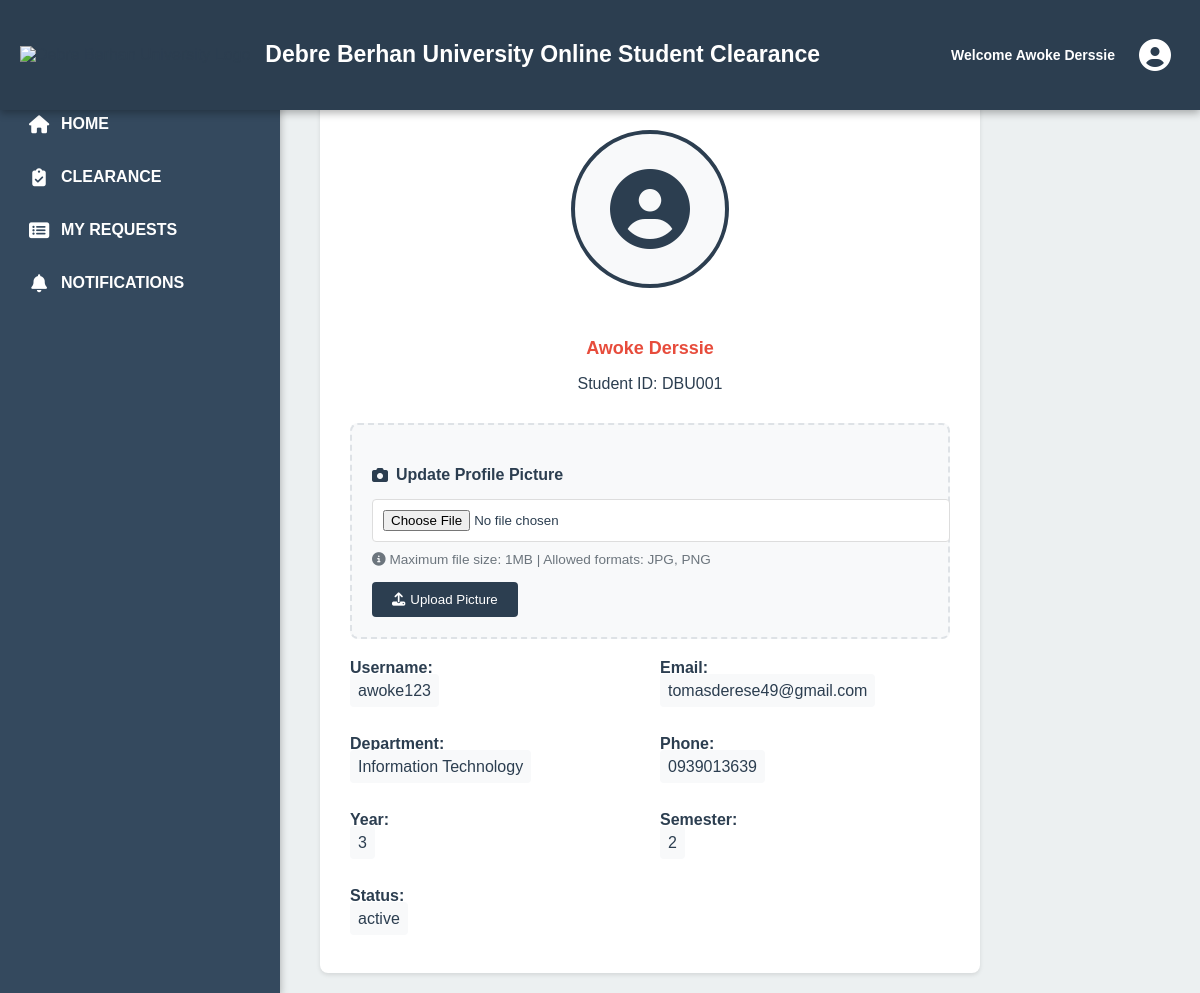
The page /profile.php (signed in) on the database its author committed.
### tables this page shows
CREATE TABLE `student` (
  `id` int(11) NOT NULL,
  `student_id` varchar(11) NOT NULL,
  `name` varchar(50) NOT NULL,
  `last_name` varchar(50) NOT NULL,
  `phone` char(10) NOT NULL,
  `email` varchar(100) NOT NULL,
  `department` varchar(100) NOT NULL,
  `username` varchar(50) NOT NULL,
  `password` varchar(255) NOT NULL,
  `year` varchar(20) DEFAULT '1st Year',
  `semester` varchar(10) NOT NULL DEFAULT '1',
  `profile_picture` varchar(255) DEFAULT NULL,
  `status` enum('active','inactive') DEFAULT 'active',
  `reset_code` varchar(10) DEFAULT NULL,
  `reset_code_expires` datetime DEFAULT NULL
);

### profile.php (the view, shortened to what this page needs)
<?php
include 'includes/menu.php';
$stmt = $conn->prepare("SELECT * FROM student WHERE student_id = ?");
$stmt->bind_param("s", $_SESSION['student_id']);
$stmt->execute();
$result = $stmt->get_result();
$student = $result->fetch_assoc();
?>
<div class="main-content">
    <div class="profile-container">
        <div class="profile-header">
            <div class="profile-picture-container">
                <?php if (!empty($student['profile_picture'])): ?>
                    <img src="<?= htmlspecialchars($student['profile_picture']) ?>"
                         alt="Profile Picture"
                         class="profile-picture-large">
                    <div class="profile-picture-overlay" onclick="document.getElementById('profilePictureInput').click()">
                        <i class="fas fa-camera"></i>
                    </div>
                <?php else: ?>
                    <div style="width: 150px; height: 150px; border-radius: 50%; background: #f8f9fa; border: 4px solid var(--primary-color); display: flex; align-items: center; justify-content: center; margin: 0 auto 15px;">
                        <i class="fas fa-user-circle" style="font-size: 80px; color: var(--primary-color);"></i>
                    </div>
                <?php endif; ?>
            </div>
            <h2><?= htmlspecialchars($student['name'] . ' ' . $student['last_name']) ?></h2>
            <p>Student ID: <?= htmlspecialchars($student['student_id']) ?></p>
        </div>
        <div class="upload-form">
            <h4><i class="fas fa-camera"></i> Update Profile Picture</h4>
            <form method="POST" enctype="multipart/form-data" id="uploadForm">
                <div class="file-input-wrapper">
                    <input type="file" name="profile_picture" id="profilePictureInput"
                           accept=".jpg,.jpeg,.png" required>
                </div>
                <div class="upload-hint">
                    <i class="fas fa-info-circle"></i>
                    Maximum file size: 1MB | Allowed formats: JPG, PNG
                </div>
                <div class="upload-actions">
                    <button type="submit" class="btn btn-primary">
                        <i class="fas fa-upload"></i> Upload Picture
                    </button>
                </div>
            </form>
        </div>
        <div class="profile-info">
            <div class="info-group">
                <span class="info-label">Username:</span>
                <span class="info-value"><?= htmlspecialchars($student['username']) ?></span>
            </div>
            <div class="info-group">
                <span class="info-label">Email:</span>
                <span class="info-value"><?= htmlspecialchars($student['email']) ?></span>
            </div>
            <div class="info-group">
                <span class="info-label">Department:</span>
                <span class="info-value"><?= htmlspecialchars($student['department']) ?></span>
            </div>
            <div class="info-group">
                <span class="info-label">Phone:</span>
                <span class="info-value"><?= htmlspecialchars($student['phone']) ?></span>
            </div>
            <div class="info-group">
                <span class="info-label">Year:</span>
                <span class="info-value"><?= htmlspecialchars($student['year']) ?></span>
            </div>
            <div class="info-group">
                <span class="info-label">Semester:</span>
                <span class="info-value"><?= htmlspecialchars($student['semester']) ?></span>
            </div>
            <div class="info-group">
                <span class="info-label">Status:</span>
                <span class="info-value"><?= htmlspecialchars($student['status']) ?></span>
            </div>
        </div>
    </div>
</div>

### includes/menu.php (style rules this page uses)
:root { --primary-color: #2c3e50; --secondary-color: #34495e; --hover-color: #3498db; --text-color: white; --shadow: 0px 3px 8px rgba(0,0,0,0.3); --content-bg: #ecf0f1; --content-text: #2c3e50; }
body { margin: 0; font-family: Arial, sans-serif; background-color: var(--content-bg); color: var(--content-text); display: flex; min-height: 100vh; }
.main-content { margin-left: 280px; margin-top: 80px; flex: 1; padding: 20px; min-height: calc(100vh - 80px); background: var(--content-bg); width: calc(100vw - 280px); }
h2 { color: #e74c3c; margin: 20px 0 15px 0; font-size: 18px; }

### profile.php (style rules this page uses)
.main-content { margin-left: 300px; margin-top: 80px; padding: 20px; min-height: calc(100vh - 80px); background: var(--content-bg); color: var(--content-text); }
.profile-container { max-width: 600px; margin: 0; background: white; padding: 30px; border-radius: 8px; box-shadow: 0 2px 4px rgba(0,0,0,0.1); }
.profile-header { text-align: center; margin-bottom: 30px; position: relative; }
.profile-picture-container { position: relative; display: inline-block; margin-bottom: 15px; }
.upload-form { background: #f8f9fa; padding: 20px; border-radius: 8px; margin-bottom: 20px; border: 2px dashed #dee2e6; }
.upload-form h4 { margin-bottom: 15px; color: var(--primary-color); display: flex; align-items: center; gap: 8px; }
.file-input-wrapper { position: relative; margin-bottom: 10px; }
.file-input-wrapper input[type="file"] { width: 100%; padding: 10px; border: 1px solid #ddd; border-radius: 4px; background: white; }
.upload-hint { font-size: 0.85rem; color: #6c757d; margin-top: 5px; }
.upload-actions { display: flex; gap: 10px; margin-top: 15px; }
.btn { padding: 10px 20px; border: none; border-radius: 4px; cursor: pointer; font-weight: 500; transition: all 0.3s ease; display: inline-flex; align-items: center; gap: 5px; }
.btn-primary { background: var(--primary-color); color: white; }
.profile-info { display: grid; grid-template-columns: 1fr 1fr; gap: 20px; }
.info-group { margin-bottom: 15px; }
.info-label { font-weight: bold; color: var(--primary-color); display: block; margin-bottom: 5px; }
.info-value { color: var(--content-text); padding: 8px; background: #f8f9fa; border-radius: 4px; }

### rows shown on the page
student: name+last_name "Awoke Derssie", student_id "DBU001", username "awoke123", email "tomasderese49@gmail.com", department "Information Technology", phone "0939013639", year "3", semester "2", status "active"

### other values the page prints
$_SESSION['full_name'] "Awoke Derssie"
